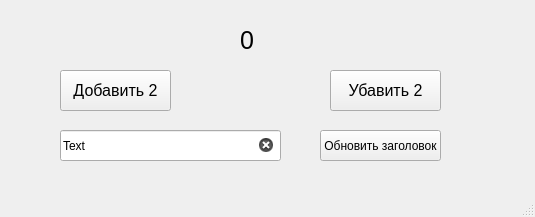
<?xml version="1.0" encoding="UTF-8"?>
<ui version="4.0">
 <class>MainWindow</class>
 <widget class="QMainWindow" name="MainWindow">
  <property name="geometry">
   <rect>
    <x>0</x>
    <y>0</y>
    <width>535</width>
    <height>217</height>
   </rect>
  </property>
  <property name="windowTitle">
   <string>Counter</string>
  </property>
  <widget class="QWidget" name="centralwidget">
   <widget class="QLabel" name="label">
    <property name="geometry">
     <rect>
      <x>240</x>
      <y>20</y>
      <width>41</width>
      <height>41</height>
     </rect>
    </property>
    <property name="font">
     <font>
      <pointsize>19</pointsize>
     </font>
    </property>
    <property name="text">
     <string>0</string>
    </property>
   </widget>
   <widget class="QPushButton" name="pushButtonAdd">
    <property name="geometry">
     <rect>
      <x>60</x>
      <y>70</y>
      <width>111</width>
      <height>41</height>
     </rect>
    </property>
    <property name="font">
     <font>
      <pointsize>12</pointsize>
     </font>
    </property>
    <property name="text">
     <string>Добавить 2</string>
    </property>
   </widget>
   <widget class="QPushButton" name="pushButtonLess">
    <property name="geometry">
     <rect>
      <x>330</x>
      <y>70</y>
      <width>111</width>
      <height>41</height>
     </rect>
    </property>
    <property name="font">
     <font>
      <pointsize>12</pointsize>
     </font>
    </property>
    <property name="text">
     <string>Убавить 2</string>
    </property>
   </widget>
   <widget class="QLineEdit" name="lineEdit">
    <property name="enabled">
     <bool>true</bool>
    </property>
    <property name="geometry">
     <rect>
      <x>60</x>
      <y>130</y>
      <width>221</width>
      <height>31</height>
     </rect>
    </property>
    <property name="focusPolicy">
     <enum>Qt::StrongFocus</enum>
    </property>
    <property name="text">
     <string>Text</string>
    </property>
    <property name="clearButtonEnabled">
     <bool>true</bool>
    </property>
   </widget>
   <widget class="QPushButton" name="pushButtonTitle">
    <property name="geometry">
     <rect>
      <x>320</x>
      <y>130</y>
      <width>121</width>
      <height>31</height>
     </rect>
    </property>
    <property name="text">
     <string>Обновить заголовок</string>
    </property>
   </widget>
  </widget>
  <widget class="QMenuBar" name="menubar">
   <property name="geometry">
    <rect>
     <x>0</x>
     <y>0</y>
     <width>535</width>
     <height>20</height>
    </rect>
   </property>
  </widget>
  <widget class="QStatusBar" name="statusbar"/>
 </widget>
 <resources/>
 <connections/>
</ui>
